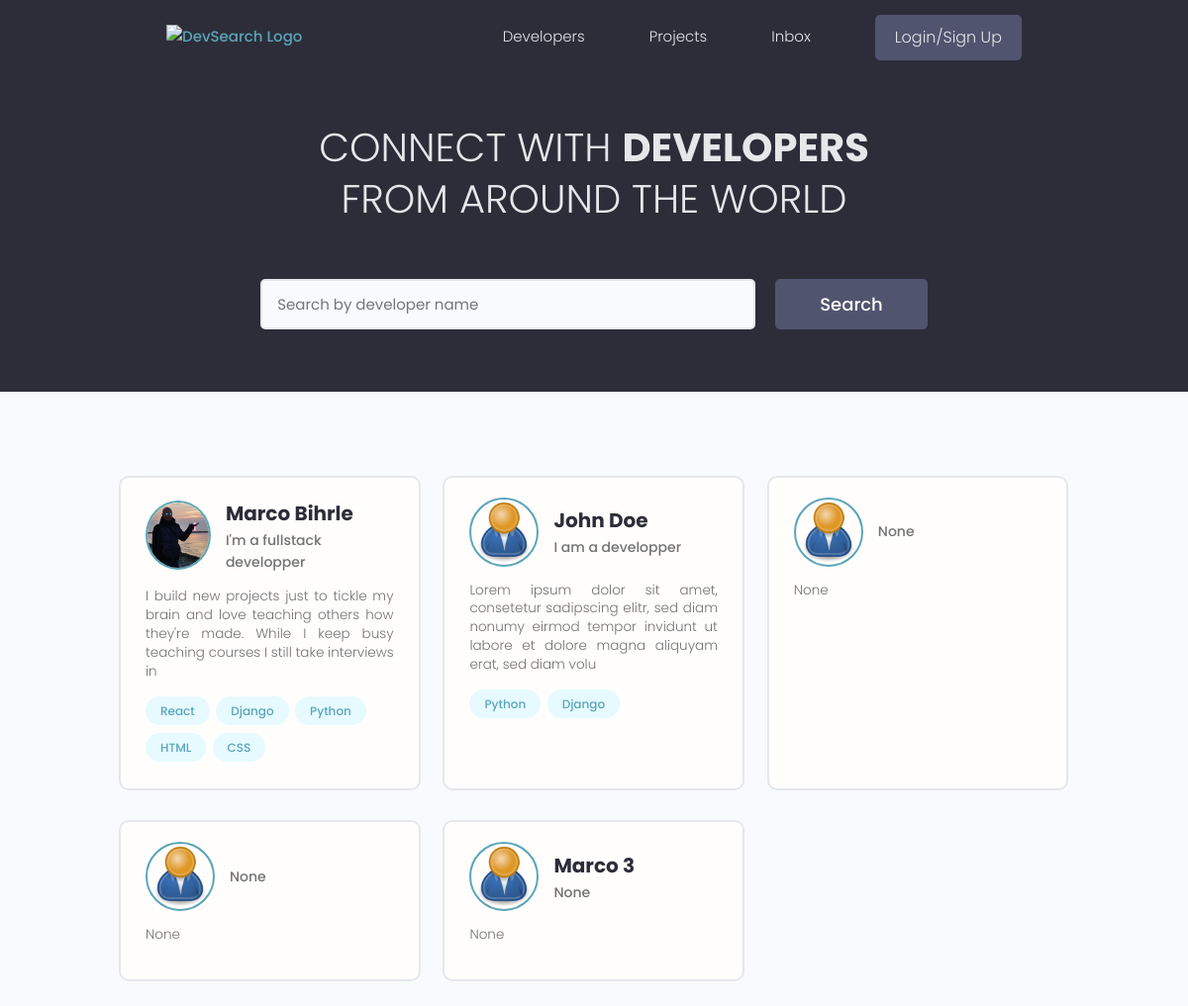
Before: / with the older database file.
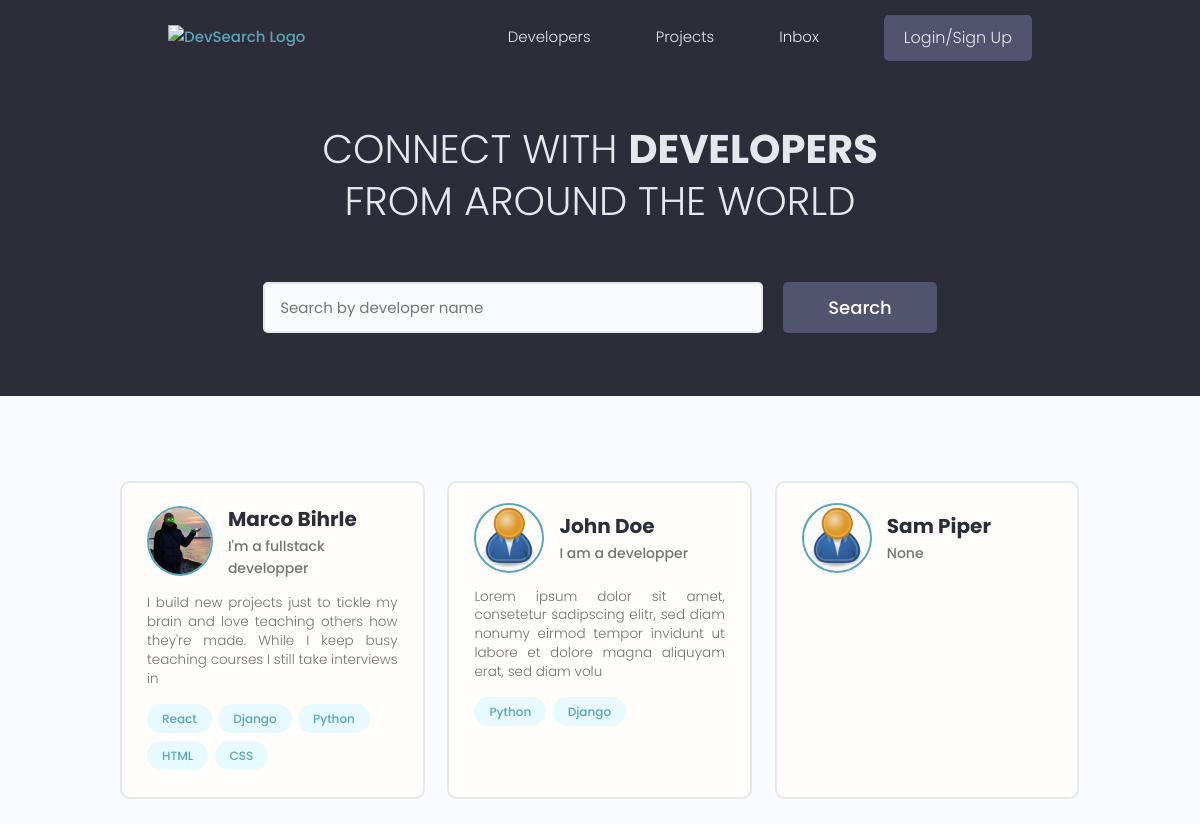
After: the same page with the newer database file.
### users/models.py (models this page shows, shortened)
class Profile(models.Model):
    user = models.OneToOneField(
        User, on_delete=models.CASCADE, null=True, blank=True)
    name = models.CharField(max_length=200, null=True, blank=True)
    email = models.EmailField(max_length=500, null=True, blank=True)
    username = models.CharField(max_length=500, blank=True, null=True)
    location = models.CharField(max_length=500, blank=True, null=True)
    short_intro = models.CharField(max_length=200, null=True, blank=True)
    bio = models.TextField(null=True, blank=True)
    profile_image = models.ImageField(
        null=True, blank=True, upload_to='profiles/', default="profiles/user-default.png")
    social_github = models.CharField(max_length=200, null=True, blank=True)
    social_twitter = models.CharField(max_length=200, null=True, blank=True)
    social_linkedin = models.CharField(max_length=200, null=True, blank=True)
    social_youtube = models.CharField(max_length=200, null=True, blank=True)
    social_website = models.CharField(max_length=200, null=True, blank=True)
    created = models.DateTimeField(auto_now_add=True)
    id = models.UUIDField(default=uuid.uuid4, unique=True,
                          primary_key=True, editable=False)

class Skill(models.Model):
    owner = models.ForeignKey(
        Profile, on_delete=models.CASCADE, null=True, blank=True)
    name = models.CharField(max_length=200, null=True, blank=True)
    description = models.TextField(null=True, blank=True)
    created = models.DateTimeField(auto_now_add=True)
    id = models.UUIDField(default=uuid.uuid4, unique=True,
                          primary_key=True, editable=False)
    def __str__(self):
        return str(self.name)

### users/views.py (the view)
# urls.py: path('', views.profiles, name="profiles"),
def profiles(request):
    profiles = Profile.objects.all()
    context = {'profiles': profiles}
    return render(request, 'users/profiles.html', context)

### users/templates/users/profiles.html (shortened to what this page needs)
{% extends 'main.html' %} {% block content %}
<main class="home">
    <section class="hero-section text-center">
        <div class="container container--narrow">
            <div class="hero-section__box">
                <h2>CONNECT WITH <span>DEVELOPERS</span></h2>
                <h2>FROM AROUND THE WORLD</h2>
            </div>
            <div class="hero-section__search">
                <form class="form" action="#" method="get">
                    <div class="form__field">
                        <input
                            class="input input--text"
                            id="formInput#search"
                            type="text"
                            name="text"
                            placeholder="Search by developer name"
                        />
                    </div>
                    <input
                        class="btn btn--sub btn--lg"
                        type="submit"
                        value="Search"
                    />
                </form>
            </div>
        </div>
    </section>
    <section class="devlist">
        <div class="container">
            <div class="grid grid--three">
                {% for profile in profiles %}
                <div class="column card">
                    <div class="dev">
                        <a
                            href="{% url 'user-profile' profile.id %}"
                            class="card__body"
                        >
                            <div class="dev__profile">
                                <img
                                    class="avatar avatar--md"
                                    src="{{ profile.profile_image.url}}"
                                    alt="image"
                                />
                                <div class="dev__meta">
                                    <h3>{{profile.name}}</h3>
                                    <h5>{{profile.short_intro|slice:"60"}}</h5>
                                </div>
                            </div>
                            <p class="dev__info">{{profile.bio|slice:"150"}}</p>
                            <div class="dev__skills">
                                {% for skill in profile.skill_set.all|slice:"5" %}
                                <span class="tag tag--pill tag--main">
                                    <small>{{skill}}</small>
                                </span>
                                {% endfor %}
                            </div>
                        </a>
                    </div>
                </div>
                {% endfor %}
            </div>
        </div>
    </section>
</main>
{% endblock content %}

### templates/main.html (shortened to what this page needs)
<!DOCTYPE html>
{% load static %}
<html lang="en">
    <head>
        <link href="{% static 'fontawesomefree/css/fontawesome.css' %}" rel="stylesheet" type="text/css">
        <link href="{% static 'fontawesomefree/css/brands.css' %}" rel="stylesheet" type="text/css">
        <link href="{% static 'fontawesomefree/css/solid.css' %}" rel="stylesheet" type="text/css">
        <link
            rel="stylesheet"
            href="https://cdn.iconmonstr.com/1.3.0/css/iconmonstr-iconic-font.min.css"
        />
        <link rel="stylesheet" href="{% static 'uikit/styles/uikit.css' %}" />
        <link rel="stylesheet" href="{% static 'styles/app.css' %}" />
    </head>
    <body>
        {% include 'navbar.html' %}
        {% block content %} {% endblock content %}
    </body>
</html>

### templates/navbar.html (shortened to what this page needs)
{% load static %}
<header class="header">
    <div class="container container--narrow">
        <a href="{% url 'profiles' %}" class="header__logo">
            <img src="{% static 'images/logo.svg' %}" alt="DevSearch Logo" />
        </a>
        <nav class="header__nav">
            <ul class="header__menu">
                <li class="header__menuItem">
                    <a href="{% url 'profiles' %}">Developers</a>
                </li>
                <li class="header__menuItem">
                    <a href="{% url 'projects' %}">Projects</a>
                </li>
                <li class="header__menuItem"><a href="inbox.html">Inbox</a></li>
                {% if request.user.is_authenticated %}
                <li class="header__menuItem">
                    <a href="{% url 'account' %}">Account</a>
                </li>
                <li class="header__menuItem">
                    <a href="{% url 'logout' %}" class="btn btn--sub">Logout</a>
                </li>
                {% else %}
                <li class="header__menuItem">
                    <a href="{% url 'login' %}" class="btn btn--sub"
                        >Login/Sign Up</a
                    >
                </li>
                {% endif %}
            </ul>
        </nav>
    </div>
</header>

### static/styles/app.css (style rules this page uses)
:root { --color-sub: #2d2d39; }
.btn--sub { background-color: var(--color-sub-light); }
.card { border: 2px solid var(--color-light); }
img { width: 100%; }
.header { position: sticky; z-index: 111; background-color: var(--color-sub); padding: 1.5rem 0; }
.header > .container { display: flex; justify-content: space-between; align-items: center; }
.header__logo > img { height: 3.8rem; }
.header__nav > ul { display: inline-flex; align-items: center; list-style: none; gap: 6.5rem; }
.header__menuItem > a { color: var(--color-light); font-weight: 300; }
.hero-section { height: 40vh; display: flex; align-items: center; background-color: var(--color-sub); }
.hero-section__box { margin-bottom: 4rem; }
.hero-section__box > h2, .hero-section__box > h2 > span { font-size: 4rem; color: var(--color-light); line-height: 1.3; text-transform: uppercase; }
.hero-section__box > h2 { font-weight: 300; }
.hero-section__box > h2 > span { font-weight: 700; }
.hero-section__search > .form { display: flex; align-items: center; justify-content: center; gap: 2rem; }
.hero-section__search > .form input.input--text { width: 50rem; }
.devlist { margin-top: 8rem; }
.devlist .grid { align-items: stretch; }
.devlist .dev .dev__profile { display: flex; align-items: center; gap: 1.5rem; }
.devlist .dev .dev__meta h3 { color: var(--color-sub); font-size: 2rem; font-weight: 700; }
.devlist .dev .dev__meta h5 { color: var(--color-text); font-size: 1.4rem; font-weight: 500; }
.devlist .dev .dev__info { margin: 1.5rem 0; font-size: 1.35rem; line-height: 1.4; text-align: justify; }

### static/uikit/styles/modules/_variables.css (style rules this page uses)
:root { --color-main: #5aa5b9; --color-main-light: #e6faff; --color-sub: #3f4156; --color-sub-light: #51546e; --color-sub-lighter: #ededfd; --color-text: #737373; --color-gray: #8b8b8b; --color-light: #e5e7eb; --color-light-gray: #767676; --color-bg: #f8fafd; --color-white: #fffefd; --color-white-light: #f3f3f3; --color-success: #359e64; --color-success-bg: #def8e8; --color-error: #fc4b0b; --color-error-bg: #fff2ee; --font-base: 'Poppins', arial, helvetica, 'Segoe UI', roboto, ubuntu, sans-serif; --font-monospace: 'Fira Code', 'Courier New', courier, monospace; --font-regular: 300; --font-medium: 500; --font-bold: 700; --generic-shadow: 1px 1px 5px #00000010; --generic-transition: all 0.3s ease-in-out; }

### static/uikit/styles/modules/_base.css (style rules this page uses)
* { margin: 0; padding: 0; box-sizing: border-box; text-rendering: optimizeLegibility; color: inherit; font-size: inherit; }
html { font-size: 50%; }
@media only screen and (min-width: 480px) { html { font-size: 56.25%; } }
@media only screen and (min-width: 1200px) { html { font-size: 62.5%; } }
body { line-height: 1.6; font-weight: 400; font-size: 1.5rem; color: var(--color-text); background-color: var(--color-bg); min-height: 100vh; }

### static/uikit/styles/modules/_typography.css (style rules this page uses)
* { font-family: var(--font-base); }
h2 { font-size: 3.6rem; font-weight: var(--font-bold); }
h3 { font-size: 3.2rem; font-weight: var(--font-medium); }
h5 { font-size: 2.4rem; font-weight: var(--font-medium); }
h5, h6 { font-weight: var(--font-regular); }
p, span, strong { font-size: 1.6rem; color: var(--color-text); font-weight: var(--font-regular); }
a { padding-bottom: 2px; text-decoration: none; display: inline-block; color: var(--color-main); font-weight: var(--font-medium); }

### static/uikit/styles/modules/_utilities.css (style rules this page uses)
.container { width: 92%; max-width: 165rem; margin: 0 auto; box-sizing: border-box; }
.container--narrow { width: 92%; max-width: 120rem; }
@media screen and (min-width: 1000px) { .container { width: 90%; } }
@media screen and (min-width: 1000px) { .container--narrow { width: 85%; } }
@media screen and (min-width: 1200px) { .container { width: 80%; } }
@media screen and (min-width: 1200px) { .container--narrow { width: 72%; } }
.text-center { text-align: center; }

### static/uikit/styles/modules/_avatar.css (style rules this page uses)
.avatar { border-radius: 50%; border: 2px solid var(--color-main); object-fit: cover; }
.avatar--md { height: 7rem; width: 7rem; }

### static/uikit/styles/modules/_button.css (style rules this page uses)
.btn { display: inline-block; position: relative; cursor: pointer; background-color: var(--color-light); font-weight: var(--font-medium); color: var(--color-sub); text-decoration: none; padding: 1rem 2rem; border-radius: 0.5rem; border: none; width: -webkit-fit-content; width: -moz-fit-content; width: fit-content; height: -webkit-fit-content; height: -moz-fit-content; height: fit-content; font-size: 1.6rem; outline-width: 0; outline-color: transparent; -webkit-backface-visibility: hidden; backface-visibility: hidden; transition: all 0.3s ease-in-out; }
.btn--sub { background-color: var(--color-sub); color: var(--color-white); }
.btn--lg { font-size: 1.8rem; padding: 1.2rem 4.5rem; }

Changed rows visible on the page:
removed Profile: profile_image (placeholder picture), short_intro "None", bio "None"
removed Profile: profile_image (placeholder picture), short_intro "None", bio "None"
removed Profile: profile_image (placeholder picture), name "Marco 3", short_intro "None", bio "None"
changed Profile "Marco Bihrle": profile_image: a different picture
added Profile: profile_image (placeholder picture), name "Sam Piper", short_intro "None"
